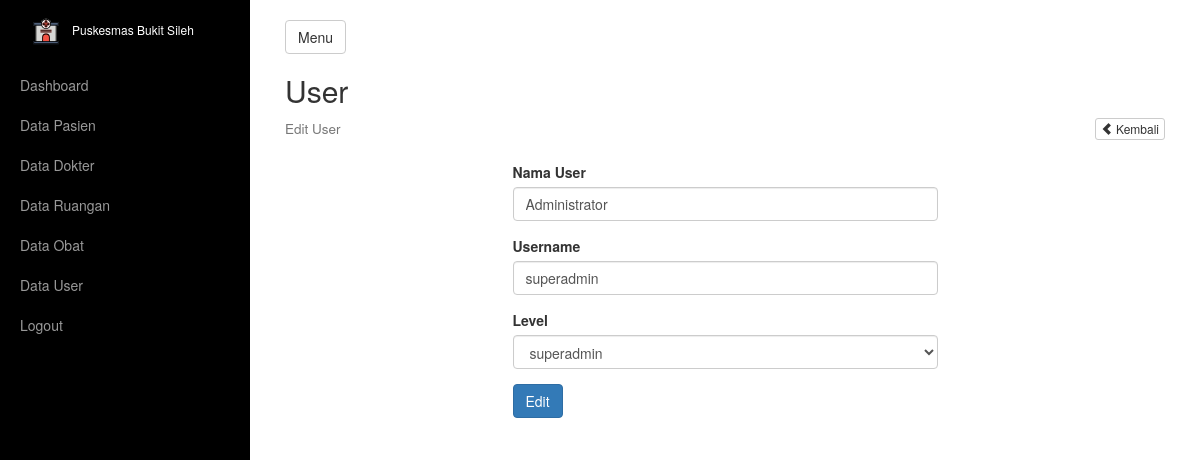
Page /user/form_user.php?id=c33a3189-e6c5-11eb-a69b-c85b76b5353c (signed in) on the committed database.
### tables this page shows
CREATE TABLE `tb_user` (
  `id_user` varchar(150) NOT NULL,
  `nama_user` varchar(200) NOT NULL,
  `username` varchar(50) NOT NULL,
  `password` text NOT NULL,
  `level` enum('superadmin','dokter','apoteker') NOT NULL
);

### user/form_user.php (the view, shortened to what this page needs)
<?php
include_once '../_header.php';
if (isset($_GET['id']) != null) {
    $page = "Edit";
} else {
    $page = "Tambah";
}
?>
<div class="box">
    <h2>User</h2>
    <h4 style="margin-bottom: 25px;">
        <small><?= $page; ?> User</small>
        <div class="pull-right">
            <a href="index.php" class="btn btn-default btn-xs"><i class="glyphicon glyphicon-chevron-left"></i>&nbsp;Kembali</a>
        </div>
    </h4>
    <div class="row">
        <div class="col-lg-6 col-lg-offset-3">
            <form action="proses_user.php" method="POST">
                <?php
                if (isset($_GET['id']) != null) {
                    $id_user = $_GET['id'];
                    $sql_user = mysqli_query($connect, "SELECT * FROM tb_user WHERE id_user = '$id_user'") or die(mysqli_error($connect));
                    $data_user = mysqli_fetch_array($sql_user);
                }
                ?>
                <div class="form-group">
                    <label for="nama">Nama User</label>
                    <input type="text" name="nama_user" class="form-control" value="<?= $data_user['nama_user'] ?>" required autofocus>
                </div>
                <div class="form-group">
                    <label for="username">Username</label>
                    <input type="text" name="username" class="form-control" value="<?= $data_user['username'] ?>" required>
                </div>
                <div class="form-group">
                    <label for="level">Level</label>
                    <select class="form-control" name="level" required>
                        <option value="superadmin" <?= $data_user['level'] == "superadmin" ? 'selected' : '' ?>>superadmin</option>
                    </select>
                </div>
                <div class="form-group">
                    <input type="submit" name="simpan" class="btn btn-primary" value="<?= $page ?>">
                </div>
            </form>
        </div>
    </div>
</div>
<?php include_once '../_footer.php'; ?>

### rows in the picture
tb_user: nama_user "Administrator", username "superadmin", level "superadmin"

### other values in the picture
$page "Edit"
